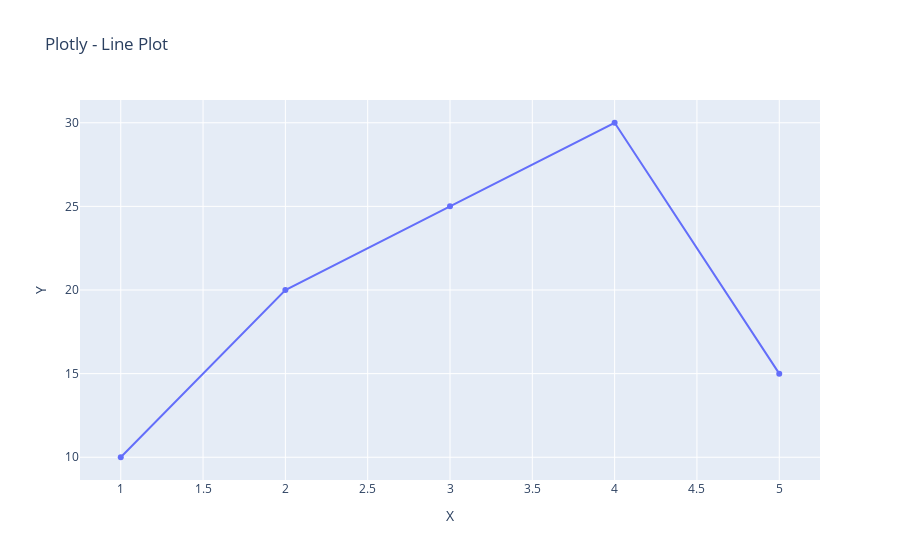

Notebook cell for this chart:
### Code cell
# ====================================================
# 1️⃣ Line plot (grafico a linee)
# ====================================================
import plotly.express as px
fig = px.line(x=x, y=y, markers=True, title="Plotly - Line Plot", labels={'x': 'X', 'y': 'Y'})
fig.show()

### Figure 1 — Plotly figure (JSON) as saved in the notebook; plotly's stock layout.template omitted (floating-point values rounded to 4 significant figures)
{"data": [{"hovertemplate": "X=%{x}<br>Y=%{y}<extra></extra>", "legendgroup": "", "line": {"color": "#636efa", "dash": "solid"}, "marker": {"symbol": "circle"}, "mode": "lines+markers", "name": "", "orientation": "v", "showlegend": false, "type": "scatter", "x": [1, 2, 3, 4, 5], "xaxis": "x", "y": [10, 20, 25, 30, 15], "yaxis": "y"}], "layout": {"legend": {"tracegroupgap": 0}, "title": {"text": "Plotly - Line Plot"}, "xaxis": {"anchor": "y", "domain": [0, 1], "title": {"text": "X"}}, "yaxis": {"anchor": "x", "domain": [0, 1], "title": {"text": "Y"}}}}
